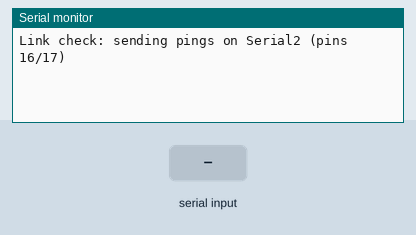
Simulated run of this sketch. Board: Arduino Mega 2560, built with avr-gcc and run on an emulated ATmega2560. Parts: the last lines printed to the serial monitor. The test bench sets the inputs (shaded band).

Above: at 1.2 s.
1.3 s: "1\n" received over the second serial link
At 2.3 s:
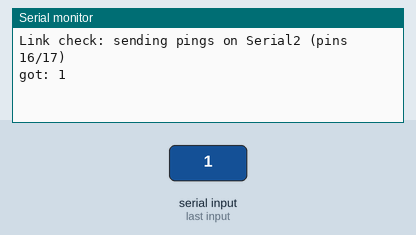
4.3 s: "0\n" received over the second serial link
At 5.5 s:
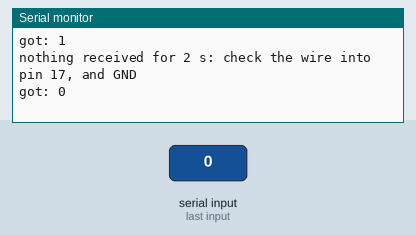
5.8 s: "2\n" received over the second serial link
At 6.9 s:
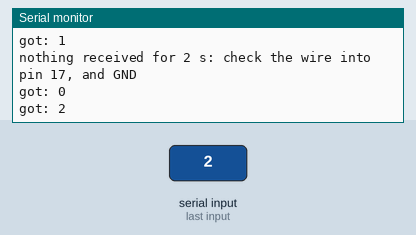

Measured:
- after the input at 1.3 s, the serial monitor: prints a new line at once (image 1)
- after the input at 4.3 s, the serial monitor: prints a new line at once (image 2)
- after the input at 5.8 s, the serial monitor: prints a new line at once (image 3)

The sketch:

link_check.ino
```cpp
// Link check (both boards)
//
// Checks the serial cable between the Game Mega and the Wheels Mega before
// running the real sketches. Flash this SAME sketch onto both boards and wire
// them like this (as in board_link_protocol.h):
//   Game pin 16 (TX2) -> Wheels pin 17 (RX2)
//   Game pin 17 (RX2) <- Wheels pin 16 (TX2)
//   Game GND          -- Wheels GND
//
// Open each board's Serial Monitor at 115200. Each board sends "ping <n>" to
// the other every half second and prints what it receives, so both Monitors
// should show "got: ping ..." twice a second.
// If one says "nothing received", check the wire going INTO that board
// (its pin 17) and the ground wire.

#define LINK_BAUD 115200UL
#define SEND_PERIOD_MS 500UL
#define SILENT_WARNING_MS 2000UL

static char s_line[32];
static uint8_t s_len = 0;
static uint32_t s_last_send_ms = 0;
static uint32_t s_last_heard_ms = 0;
static uint32_t s_count = 0;

void setup()
{
    Serial.begin(115200);
    Serial2.begin(LINK_BAUD);
    Serial.println(F("Link check: sending pings on Serial2 (pins 16/17)"));
}

void loop()
{
    uint32_t now = millis();

    if (now - s_last_send_ms >= SEND_PERIOD_MS)
    {
        s_last_send_ms = now;
        Serial2.print(F("ping "));
        Serial2.println(s_count++);
    }

    while (Serial2.available() > 0)
    {
        char c = (char)Serial2.read();
        if (c == '\r')
            continue;
        if (c == '\n')
        {
            s_line[s_len] = '\0';
            s_len = 0;
            s_last_heard_ms = now;
            Serial.print(F("got: "));
            Serial.println(s_line);
        }
        else if (s_len < sizeof(s_line) - 1)
        {
            s_line[s_len++] = c;
        }
    }

    if (now - s_last_heard_ms >= SILENT_WARNING_MS)
    {
        s_last_heard_ms = now;
        Serial.println(F("nothing received for 2 s: check the wire into pin 17, and GND"));
    }
}
```
